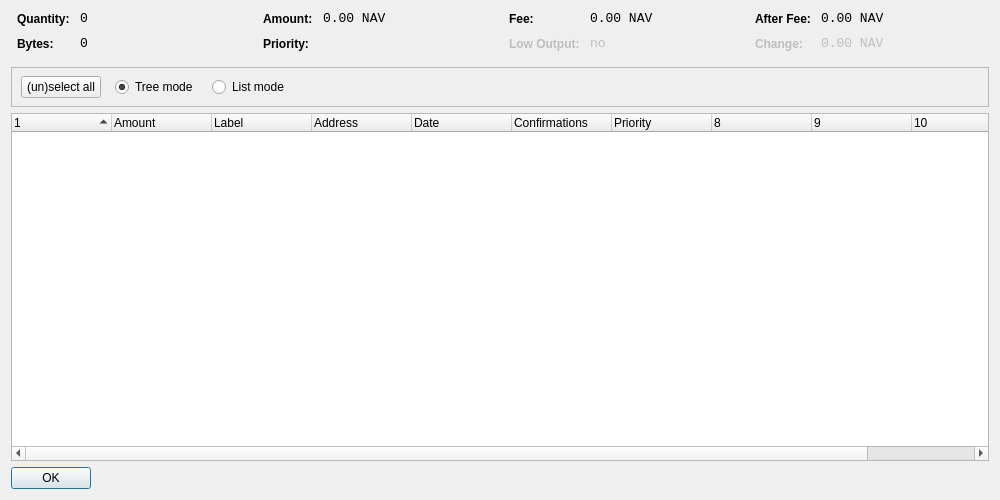
<?xml version="1.0" encoding="UTF-8"?>
<ui version="4.0">
 <class>CoinControlDialog</class>
 <widget class="QDialog" name="CoinControlDialog">
  <property name="geometry">
   <rect>
    <x>0</x>
    <y>0</y>
    <width>1000</width>
    <height>500</height>
   </rect>
  </property>
  <property name="windowTitle">
   <string>Coin Control</string>
  </property>
  <layout class="QVBoxLayout" name="verticalLayout">
   <item>
    <layout class="QHBoxLayout" name="horizontalLayoutTop" stretch="0,0,0,0">
     <property name="topMargin">
      <number>0</number>
     </property>
     <property name="bottomMargin">
      <number>10</number>
     </property>
     <item>
      <layout class="QFormLayout" name="formLayoutCoinControl1">
       <property name="horizontalSpacing">
        <number>10</number>
       </property>
       <property name="verticalSpacing">
        <number>10</number>
       </property>
       <property name="leftMargin">
        <number>6</number>
       </property>
       <property name="rightMargin">
        <number>6</number>
       </property>
       <item row="0" column="0">
        <widget class="QLabel" name="labelCoinControlQuantityText">
         <property name="styleSheet">
          <string notr="true">font-weight:bold;</string>
         </property>
         <property name="text">
          <string>Quantity:</string>
         </property>
        </widget>
       </item>
       <item row="0" column="1">
        <widget class="QLabel" name="labelCoinControlQuantity">
         <property name="font">
          <font>
           <family>Monospace</family>
           <pointsize>10</pointsize>
          </font>
         </property>
         <property name="cursor">
          <cursorShape>IBeamCursor</cursorShape>
         </property>
         <property name="contextMenuPolicy">
          <enum>Qt::ActionsContextMenu</enum>
         </property>
         <property name="text">
          <string notr="true">0</string>
         </property>
         <property name="textInteractionFlags">
          <set>Qt::LinksAccessibleByMouse|Qt::TextSelectableByKeyboard|Qt::TextSelectableByMouse</set>
         </property>
        </widget>
       </item>
       <item row="1" column="0">
        <widget class="QLabel" name="labelCoinControlBytesText">
         <property name="styleSheet">
          <string notr="true">font-weight:bold;</string>
         </property>
         <property name="text">
          <string>Bytes:</string>
         </property>
        </widget>
       </item>
       <item row="1" column="1">
        <widget class="QLabel" name="labelCoinControlBytes">
         <property name="font">
          <font>
           <family>Monospace</family>
           <pointsize>10</pointsize>
          </font>
         </property>
         <property name="cursor">
          <cursorShape>IBeamCursor</cursorShape>
         </property>
         <property name="contextMenuPolicy">
          <enum>Qt::ActionsContextMenu</enum>
         </property>
         <property name="text">
          <string notr="true">0</string>
         </property>
         <property name="textInteractionFlags">
          <set>Qt::LinksAccessibleByMouse|Qt::TextSelectableByKeyboard|Qt::TextSelectableByMouse</set>
         </property>
        </widget>
       </item>
      </layout>
     </item>
     <item>
      <layout class="QFormLayout" name="formLayoutCoinControl2">
       <property name="horizontalSpacing">
        <number>10</number>
       </property>
       <property name="verticalSpacing">
        <number>10</number>
       </property>
       <property name="leftMargin">
        <number>6</number>
       </property>
       <property name="rightMargin">
        <number>6</number>
       </property>
       <item row="0" column="0">
        <widget class="QLabel" name="labelCoinControlAmountText">
         <property name="styleSheet">
          <string notr="true">font-weight:bold;</string>
         </property>
         <property name="text">
          <string>Amount:</string>
         </property>
        </widget>
       </item>
       <item row="0" column="1">
        <widget class="QLabel" name="labelCoinControlAmount">
         <property name="font">
          <font>
           <family>Monospace</family>
           <pointsize>10</pointsize>
          </font>
         </property>
         <property name="cursor">
          <cursorShape>IBeamCursor</cursorShape>
         </property>
         <property name="contextMenuPolicy">
          <enum>Qt::ActionsContextMenu</enum>
         </property>
         <property name="text">
          <string notr="true">0.00 NAV</string>
         </property>
         <property name="textInteractionFlags">
          <set>Qt::LinksAccessibleByMouse|Qt::TextSelectableByKeyboard|Qt::TextSelectableByMouse</set>
         </property>
        </widget>
       </item>
       <item row="1" column="0">
        <widget class="QLabel" name="labelCoinControlPriorityText">
         <property name="styleSheet">
          <string notr="true">font-weight:bold;</string>
         </property>
         <property name="text">
          <string>Priority:</string>
         </property>
        </widget>
       </item>
       <item row="1" column="1">
        <widget class="QLabel" name="labelCoinControlPriority">
         <property name="font">
          <font>
           <family>Monospace</family>
           <pointsize>10</pointsize>
          </font>
         </property>
         <property name="cursor">
          <cursorShape>IBeamCursor</cursorShape>
         </property>
         <property name="contextMenuPolicy">
          <enum>Qt::ActionsContextMenu</enum>
         </property>
         <property name="text">
          <string/>
         </property>
         <property name="textInteractionFlags">
          <set>Qt::LinksAccessibleByMouse|Qt::TextSelectableByKeyboard|Qt::TextSelectableByMouse</set>
         </property>
        </widget>
       </item>
      </layout>
     </item>
     <item>
      <layout class="QFormLayout" name="formLayoutCoinControl3">
       <property name="horizontalSpacing">
        <number>10</number>
       </property>
       <property name="verticalSpacing">
        <number>10</number>
       </property>
       <property name="leftMargin">
        <number>6</number>
       </property>
       <property name="rightMargin">
        <number>6</number>
       </property>
       <item row="0" column="0">
        <widget class="QLabel" name="labelCoinControlFeeText">
         <property name="styleSheet">
          <string notr="true">font-weight:bold;</string>
         </property>
         <property name="text">
          <string>Fee:</string>
         </property>
        </widget>
       </item>
       <item row="0" column="1">
        <widget class="QLabel" name="labelCoinControlFee">
         <property name="font">
          <font>
           <family>Monospace</family>
           <pointsize>10</pointsize>
          </font>
         </property>
         <property name="cursor">
          <cursorShape>IBeamCursor</cursorShape>
         </property>
         <property name="contextMenuPolicy">
          <enum>Qt::ActionsContextMenu</enum>
         </property>
         <property name="text">
          <string notr="true">0.00 NAV</string>
         </property>
         <property name="textInteractionFlags">
          <set>Qt::LinksAccessibleByMouse|Qt::TextSelectableByKeyboard|Qt::TextSelectableByMouse</set>
         </property>
        </widget>
       </item>
       <item row="1" column="0">
        <widget class="QLabel" name="labelCoinControlLowOutputText">
         <property name="enabled">
          <bool>false</bool>
         </property>
         <property name="styleSheet">
          <string notr="true">font-weight:bold;</string>
         </property>
         <property name="text">
          <string>Low Output:</string>
         </property>
        </widget>
       </item>
       <item row="1" column="1">
        <widget class="QLabel" name="labelCoinControlLowOutput">
         <property name="enabled">
          <bool>false</bool>
         </property>
         <property name="font">
          <font>
           <family>Monospace</family>
           <pointsize>10</pointsize>
          </font>
         </property>
         <property name="cursor">
          <cursorShape>IBeamCursor</cursorShape>
         </property>
         <property name="contextMenuPolicy">
          <enum>Qt::ActionsContextMenu</enum>
         </property>
         <property name="text">
          <string notr="true">no</string>
         </property>
         <property name="textInteractionFlags">
          <set>Qt::LinksAccessibleByMouse|Qt::TextSelectableByKeyboard|Qt::TextSelectableByMouse</set>
         </property>
        </widget>
       </item>
      </layout>
     </item>
     <item>
      <layout class="QFormLayout" name="formLayoutCoinControl4">
       <property name="horizontalSpacing">
        <number>10</number>
       </property>
       <property name="verticalSpacing">
        <number>10</number>
       </property>
       <property name="leftMargin">
        <number>6</number>
       </property>
       <property name="rightMargin">
        <number>6</number>
       </property>
       <item row="0" column="0">
        <widget class="QLabel" name="labelCoinControlAfterFeeText">
         <property name="styleSheet">
          <string notr="true">font-weight:bold;</string>
         </property>
         <property name="text">
          <string>After Fee:</string>
         </property>
        </widget>
       </item>
       <item row="0" column="1">
        <widget class="QLabel" name="labelCoinControlAfterFee">
         <property name="font">
          <font>
           <family>Monospace</family>
           <pointsize>10</pointsize>
          </font>
         </property>
         <property name="cursor">
          <cursorShape>IBeamCursor</cursorShape>
         </property>
         <property name="contextMenuPolicy">
          <enum>Qt::ActionsContextMenu</enum>
         </property>
         <property name="text">
          <string notr="true">0.00 NAV</string>
         </property>
         <property name="textInteractionFlags">
          <set>Qt::LinksAccessibleByMouse|Qt::TextSelectableByKeyboard|Qt::TextSelectableByMouse</set>
         </property>
        </widget>
       </item>
       <item row="1" column="0">
        <widget class="QLabel" name="labelCoinControlChangeText">
         <property name="enabled">
          <bool>false</bool>
         </property>
         <property name="styleSheet">
          <string notr="true">font-weight:bold;</string>
         </property>
         <property name="text">
          <string>Change:</string>
         </property>
        </widget>
       </item>
       <item row="1" column="1">
        <widget class="QLabel" name="labelCoinControlChange">
         <property name="enabled">
          <bool>false</bool>
         </property>
         <property name="font">
          <font>
           <family>Monospace</family>
           <pointsize>10</pointsize>
          </font>
         </property>
         <property name="cursor">
          <cursorShape>IBeamCursor</cursorShape>
         </property>
         <property name="contextMenuPolicy">
          <enum>Qt::ActionsContextMenu</enum>
         </property>
         <property name="text">
          <string notr="true">0.00 NAV</string>
         </property>
         <property name="textInteractionFlags">
          <set>Qt::LinksAccessibleByMouse|Qt::TextSelectableByKeyboard|Qt::TextSelectableByMouse</set>
         </property>
        </widget>
       </item>
      </layout>
     </item>
    </layout>
   </item>
   <item>
    <widget class="QFrame" name="frame">
     <property name="minimumSize">
      <size>
       <width>0</width>
       <height>40</height>
      </size>
     </property>
     <property name="frameShape">
      <enum>QFrame::StyledPanel</enum>
     </property>
     <property name="frameShadow">
      <enum>QFrame::Sunken</enum>
     </property>
     <widget class="QWidget" name="horizontalLayoutWidget">
      <property name="geometry">
       <rect>
        <x>10</x>
        <y>0</y>
        <width>781</width>
        <height>41</height>
       </rect>
      </property>
      <layout class="QHBoxLayout" name="horizontalLayoutPanel" stretch="0,0,0,0,0">
       <property name="spacing">
        <number>14</number>
       </property>
       <item>
        <widget class="QPushButton" name="pushButtonSelectAll">
         <property name="sizePolicy">
          <sizepolicy hsizetype="Maximum" vsizetype="Fixed">
           <horstretch>0</horstretch>
           <verstretch>0</verstretch>
          </sizepolicy>
         </property>
         <property name="text">
          <string>(un)select all</string>
         </property>
        </widget>
       </item>
       <item>
        <widget class="QRadioButton" name="radioTreeMode">
         <property name="sizePolicy">
          <sizepolicy hsizetype="Maximum" vsizetype="Fixed">
           <horstretch>0</horstretch>
           <verstretch>0</verstretch>
          </sizepolicy>
         </property>
         <property name="text">
          <string>Tree mode</string>
         </property>
         <property name="checked">
          <bool>true</bool>
         </property>
        </widget>
       </item>
       <item>
        <widget class="QRadioButton" name="radioListMode">
         <property name="sizePolicy">
          <sizepolicy hsizetype="Maximum" vsizetype="Fixed">
           <horstretch>0</horstretch>
           <verstretch>0</verstretch>
          </sizepolicy>
         </property>
         <property name="text">
          <string>List mode</string>
         </property>
        </widget>
       </item>
       <item>
        <spacer name="horizontalSpacer">
         <property name="orientation">
          <enum>Qt::Horizontal</enum>
         </property>
         <property name="sizeHint" stdset="0">
          <size>
           <width>40</width>
           <height>20</height>
          </size>
         </property>
        </spacer>
       </item>
      </layout>
     </widget>
    </widget>
   </item>
   <item>
    <widget class="CoinControlTreeWidget" name="treeWidget">
     <property name="contextMenuPolicy">
      <enum>Qt::CustomContextMenu</enum>
     </property>
     <property name="sortingEnabled">
      <bool>false</bool>
     </property>
     <property name="columnCount">
      <number>11</number>
     </property>
     <attribute name="headerShowSortIndicator" stdset="0">
      <bool>true</bool>
     </attribute>
     <attribute name="headerStretchLastSection">
      <bool>false</bool>
     </attribute>
     <column>
      <property name="text">
       <string/>
      </property>
     </column>
     <column>
      <property name="text">
       <string>Amount</string>
      </property>
     </column>
     <column>
      <property name="text">
       <string>Label</string>
      </property>
     </column>
     <column>
      <property name="text">
       <string>Address</string>
      </property>
     </column>
     <column>
      <property name="text">
       <string>Date</string>
      </property>
     </column>
     <column>
      <property name="text">
       <string>Confirmations</string>
      </property>
      <property name="toolTip">
       <string>Confirmed</string>
      </property>
     </column>
     <column>
      <property name="text">
       <string>Priority</string>
      </property>
     </column>
     <column>
      <property name="text">
       <string/>
      </property>
     </column>
     <column>
      <property name="text">
       <string/>
      </property>
     </column>
     <column>
      <property name="text">
       <string/>
      </property>
     </column>
     <column>
      <property name="text">
       <string/>
      </property>
     </column>
    </widget>
   </item>
   <item>
    <widget class="QDialogButtonBox" name="buttonBox">
     <property name="sizePolicy">
      <sizepolicy hsizetype="Maximum" vsizetype="Fixed">
       <horstretch>0</horstretch>
       <verstretch>0</verstretch>
      </sizepolicy>
     </property>
     <property name="orientation">
      <enum>Qt::Horizontal</enum>
     </property>
     <property name="standardButtons">
      <set>QDialogButtonBox::Ok</set>
     </property>
    </widget>
   </item>
  </layout>
 </widget>
 <customwidgets>
  <customwidget>
   <class>CoinControlTreeWidget</class>
   <extends>QTreeWidget</extends>
   <header>coincontroltreewidget.h</header>
  </customwidget>
 </customwidgets>
 <resources/>
 <connections/>
</ui>
